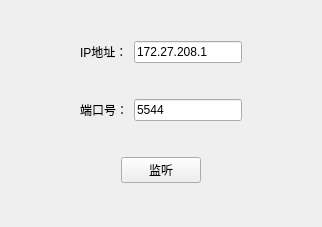
<?xml version="1.0" encoding="UTF-8"?>
<ui version="4.0">
 <class>tcp</class>
 <widget class="QWidget" name="tcp">
  <property name="geometry">
   <rect>
    <x>0</x>
    <y>0</y>
    <width>322</width>
    <height>227</height>
   </rect>
  </property>
  <property name="windowTitle">
   <string>Data Scope [TCP连接]</string>
  </property>
  <layout class="QVBoxLayout" name="verticalLayout">
   <item>
    <layout class="QHBoxLayout" name="horizontalLayout">
     <item>
      <spacer name="horizontalSpacer">
       <property name="orientation">
        <enum>Qt::Horizontal</enum>
       </property>
       <property name="sizeHint" stdset="0">
        <size>
         <width>40</width>
         <height>20</height>
        </size>
       </property>
      </spacer>
     </item>
     <item>
      <widget class="QLabel" name="label">
       <property name="text">
        <string>IP地址：</string>
       </property>
      </widget>
     </item>
     <item>
      <widget class="QLineEdit" name="le_IPaddress">
       <property name="text">
        <string>172.27.208.1</string>
       </property>
      </widget>
     </item>
     <item>
      <spacer name="horizontalSpacer_2">
       <property name="orientation">
        <enum>Qt::Horizontal</enum>
       </property>
       <property name="sizeHint" stdset="0">
        <size>
         <width>40</width>
         <height>20</height>
        </size>
       </property>
      </spacer>
     </item>
    </layout>
   </item>
   <item>
    <layout class="QHBoxLayout" name="horizontalLayout_2">
     <item>
      <spacer name="horizontalSpacer_3">
       <property name="orientation">
        <enum>Qt::Horizontal</enum>
       </property>
       <property name="sizeHint" stdset="0">
        <size>
         <width>40</width>
         <height>20</height>
        </size>
       </property>
      </spacer>
     </item>
     <item>
      <widget class="QLabel" name="label_2">
       <property name="text">
        <string>端口号：</string>
       </property>
      </widget>
     </item>
     <item>
      <widget class="QLineEdit" name="le_port">
       <property name="text">
        <string>5544</string>
       </property>
      </widget>
     </item>
     <item>
      <spacer name="horizontalSpacer_4">
       <property name="orientation">
        <enum>Qt::Horizontal</enum>
       </property>
       <property name="sizeHint" stdset="0">
        <size>
         <width>40</width>
         <height>20</height>
        </size>
       </property>
      </spacer>
     </item>
    </layout>
   </item>
   <item>
    <layout class="QHBoxLayout" name="horizontalLayout_3">
     <item>
      <spacer name="horizontalSpacer_5">
       <property name="orientation">
        <enum>Qt::Horizontal</enum>
       </property>
       <property name="sizeHint" stdset="0">
        <size>
         <width>40</width>
         <height>20</height>
        </size>
       </property>
      </spacer>
     </item>
     <item>
      <widget class="QPushButton" name="btn_listeningPort">
       <property name="text">
        <string>监听</string>
       </property>
      </widget>
     </item>
     <item>
      <spacer name="horizontalSpacer_6">
       <property name="orientation">
        <enum>Qt::Horizontal</enum>
       </property>
       <property name="sizeHint" stdset="0">
        <size>
         <width>40</width>
         <height>20</height>
        </size>
       </property>
      </spacer>
     </item>
    </layout>
   </item>
  </layout>
 </widget>
 <resources/>
 <connections/>
</ui>
